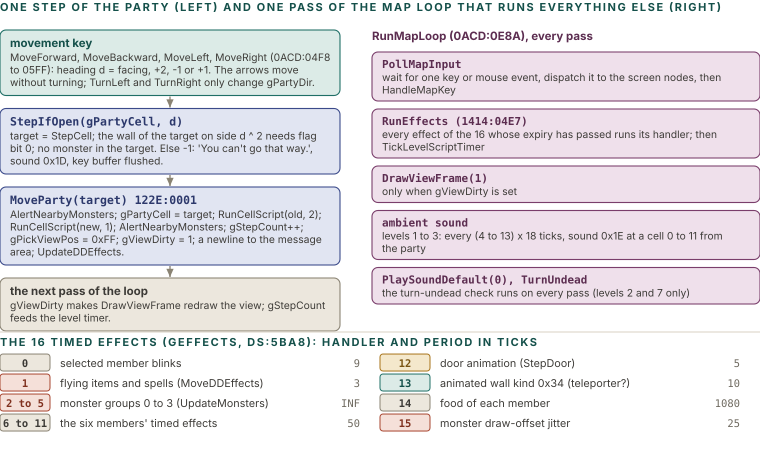

Python code for this plot:
import sys; sys.path.insert(0, '.')
from figlib import *

c = Canvas(760, 520)
c.section(0, 11, "ONE STEP OF THE PARTY (left) AND ONE PASS OF THE MAP LOOP THAT RUNS EVERYTHING ELSE (right)")
LW = 340
steps = [
    ("teal", "movement key", "MoveForward, MoveBackward, MoveLeft, MoveRight (0ACD:04F8 to 05FF): heading d = facing, +2, -1 or +1. The arrows move without turning; TurnLeft and TurnRight only change gPartyDir."),
    ("navy", "StepIfOpen(gPartyCell, d)", "target = StepCell; the wall of the target on side d ^ 2 needs flag bit 0; no monster in the target. Else -1: 'You can't go that way.', sound 0x1D, key buffer flushed."),
    ("navy", "MoveParty(target)  122E:0001", "AlertNearbyMonsters; gPartyCell = target; RunCellScript(old, 2); RunCellScript(new, 1); AlertNearbyMonsters; gStepCount++; gPickViewPos = 0xFF; gViewDirty = 1; a newline to the message area; UpdateDDEffects."),
    ("grey", "the next pass of the loop", "gViewDirty makes DrawViewFrame redraw the view; gStepCount feeds the level timer."),
]
y = 30
for k, t, b in steps:
    lines = wrap(b, LW - 20, 10.3)
    h = 28 + 12.5 * len(lines)
    c.rect(0, y, LW, h, fill=PAL[k][2], stroke=PAL[k][1], sw=1.1, rx=6)
    c.text(10, y + 17, t, size=11.5, weight=700, color=PAL[k][0], mono=(k == "navy"))
    yy = y + 31
    for l in lines:
        c.text(10, yy, l, size=10.3, color=INK2)
        yy += 12.5
    if k != "grey":
        c.arrow([(LW / 2, y + h + 1), (LW / 2, y + h + 12)], color=GREY)
    y += h + 13
# right: loop pass
RX = 372
RW = 388
c.text(RX, 40, "RunMapLoop (0ACD:0E8A), every pass", size=11.5, weight=700, color=PAL["plum"][0])
passes = [
    ("PollMapInput", "wait for one key or mouse event, dispatch it to the screen nodes, then HandleMapKey"),
    ("RunEffects  (1414:04E7)", "every effect of the 16 whose expiry has passed runs its handler; then TickLevelScriptTimer"),
    ("DrawViewFrame(1)", "only when gViewDirty is set"),
    ("ambient sound", "levels 1 to 3: every (4 to 13) x 18 ticks, sound 0x1E at a cell 0 to 11 from the party"),
    ("PlaySoundDefault(0), TurnUndead", "the turn-undead check runs on every pass (levels 2 and 7 only)"),
]
y = 52
for t, b in passes:
    lines = wrap(b, RW - 20, 10.3)
    h = 28 + 12.5 * len(lines) - 4
    c.rect(RX, y, RW, h, fill=PAL["plum"][2], stroke=PAL["plum"][1], sw=1.1, rx=6)
    c.text(RX + 10, y + 16, t, size=11, weight=700, color=PAL["plum"][0], mono=True)
    yy = y + 29
    for l in lines:
        c.text(RX + 10, yy, l, size=10.3, color=INK2)
        yy += 12.5
    y += h + 8

# effect table
ty = max(y, 330) + 10
c.line(0, ty - 8, 760, ty - 8, stroke=RULE)
c.section(0, ty + 6, "THE 16 TIMED EFFECTS (gEffects, ds:5BA8): HANDLER AND PERIOD IN TICKS")
eff = [
    ("0", "selected member blinks", "9", "grey"), ("1", "flying items and spells (MoveDDEffects)", "3", "red"),
    ("2 to 5", "monster groups 0 to 3 (UpdateMonsters)", "INF", "red"), ("6 to 11", "the six members' timed effects", "50", "grey"),
    ("12", "door animation (StepDoor)", "5", "ochre"), ("13", "animated wall kind 0x34 (teleporter?)", "10", "teal"),
    ("14", "food of each member", "1080", "grey"), ("15", "monster draw-offset jitter", "25", "red"),
]
yy = ty + 26
for i, (n, d, p, k) in enumerate(eff):
    col, row = divmod(i, 4)
    x = col * 380
    yv = yy + row * 20
    c.rect(x, yv - 12, 50, 17, fill=PAL[k][2], stroke=PAL[k][1], sw=1, rx=3)
    c.text(x + 25, yv + 1, n, size=10.5, weight=700, color=PAL[k][0], anchor="middle", mono=True)
    c.text(x + 60, yv + 1, d, size=10.8, color=INK2)
    c.text(x + 360, yv + 1, p, size=10.5, color=MUTED, anchor="end", mono=True)
c.h = yy + 4 * 20 + 6
c.save("figs/wld_step.svg")
